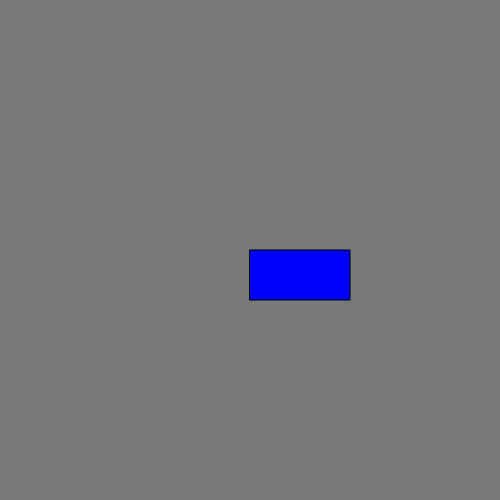
Frame 1 (no input)
Frame 60 (no input): identical to frame 1, image omitted
Frame 120 (the mouse pressed at the canvas centre since frame 60): blank canvas, image omitted

The p5.js sketch that drew this single still picture (run headless with seeded random() and noise() and a simulated clock; from frame 60 on, the mouse is pressed at the canvas centre):

// p5.js sketch
// ── sketch.js
function setup() 
{
	createCanvas(500, 500);
    angleMode(DEGREES)
}
let angulo = 45
function draw()
{
    background(120)

    push()
    rotate(mouseY)
    translate(width/2,height/2)
    fill(0,0,255)
    rect(0,0,100,50)
    pop()

}
